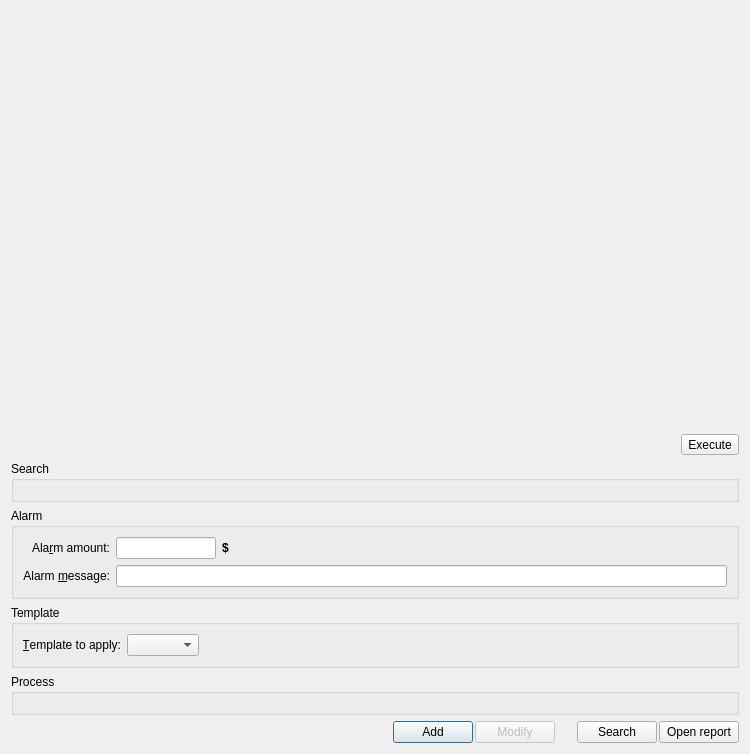
<?xml version="1.0" encoding="UTF-8"?>
<ui version="4.0">
 <author>
SPDX-FileCopyrightText: 2024 S. MANKOWSKI stephane@mankowski.fr
SPDX-FileCopyrightText: 2024 G. DE BURE support@mankowski.fr
SPDX-License-Identifier: GPL-3.0-or-later
 </author>      
 <class>skgsearchplugin_base</class>
 <widget class="QWidget" name="skgsearchplugin_base">
  <property name="geometry">
   <rect>
    <x>0</x>
    <y>0</y>
    <width>750</width>
    <height>754</height>
   </rect>
  </property>
  <layout class="QVBoxLayout" name="verticalLayout">
   <item>
    <layout class="QHBoxLayout" name="horizontalLayout_5">
     <property name="spacing">
      <number>2</number>
     </property>
     <item>
      <widget class="SKGFilteredTableView" name="kView"/>
     </item>
     <item>
      <layout class="QVBoxLayout" name="verticalLayout_3">
       <property name="spacing">
        <number>2</number>
       </property>
       <item>
        <widget class="QToolButton" name="kTopBtn">
         <property name="autoRaise">
          <bool>true</bool>
         </property>
        </widget>
       </item>
       <item>
        <widget class="QToolButton" name="kUpBtn">
         <property name="autoRaise">
          <bool>true</bool>
         </property>
        </widget>
       </item>
       <item>
        <widget class="QToolButton" name="kDownBtn">
         <property name="autoRaise">
          <bool>true</bool>
         </property>
        </widget>
       </item>
       <item>
        <widget class="QToolButton" name="kBottomBtn">
         <property name="autoRaise">
          <bool>true</bool>
         </property>
        </widget>
       </item>
       <item>
        <spacer name="verticalSpacer_3">
         <property name="orientation">
          <enum>Qt::Vertical</enum>
         </property>
         <property name="sizeHint" stdset="0">
          <size>
           <width>20</width>
           <height>40</height>
          </size>
         </property>
        </spacer>
       </item>
      </layout>
     </item>
    </layout>
   </item>
   <item>
    <layout class="QHBoxLayout" name="horizontalLayout_2">
     <property name="spacing">
      <number>2</number>
     </property>
     <item>
      <widget class="QLabel" name="kQueryInfo">
       <property name="text">
        <string/>
       </property>
       <property name="alignment">
        <set>Qt::AlignRight|Qt::AlignTrailing|Qt::AlignVCenter</set>
       </property>
      </widget>
     </item>
     <item>
      <widget class="QToolButton" name="kApply">
       <property name="sizePolicy">
        <sizepolicy hsizetype="Fixed" vsizetype="Preferred">
         <horstretch>0</horstretch>
         <verstretch>0</verstretch>
        </sizepolicy>
       </property>
       <property name="toolTip">
        <string>Apply processes</string>
       </property>
       <property name="statusTip">
        <string>Apply processes</string>
       </property>
       <property name="text">
        <string>Execute</string>
       </property>
       <property name="toolButtonStyle">
        <enum>Qt::ToolButtonTextBesideIcon</enum>
       </property>
      </widget>
     </item>
    </layout>
   </item>
   <item>
    <widget class="QGroupBox" name="kQueryGrp">
     <property name="title">
      <string>Search</string>
     </property>
     <layout class="QVBoxLayout" name="verticalLayout_4">
      <item>
       <widget class="SKGQueryCreator" name="kQueryCreator">
        <property name="statusTip">
         <string>Allow search definition</string>
        </property>
       </widget>
      </item>
     </layout>
    </widget>
   </item>
   <item>
    <widget class="QGroupBox" name="kAlarmFrm">
     <property name="title">
      <string>Alarm</string>
     </property>
     <layout class="QGridLayout" name="gridLayout">
      <item row="1" column="0">
       <widget class="QLabel" name="kAlarmLbl">
        <property name="sizePolicy">
         <sizepolicy hsizetype="Minimum" vsizetype="Preferred">
          <horstretch>0</horstretch>
          <verstretch>0</verstretch>
         </sizepolicy>
        </property>
        <property name="text">
         <string>Ala&amp;rm amount:</string>
        </property>
        <property name="alignment">
         <set>Qt::AlignRight|Qt::AlignTrailing|Qt::AlignVCenter</set>
        </property>
        <property name="buddy">
         <cstring>kAlarmAmount</cstring>
        </property>
       </widget>
      </item>
      <item row="3" column="0">
       <widget class="QLabel" name="kAlarmMessageLbl">
        <property name="text">
         <string>Alarm &amp;message:</string>
        </property>
        <property name="alignment">
         <set>Qt::AlignRight|Qt::AlignTrailing|Qt::AlignVCenter</set>
        </property>
        <property name="buddy">
         <cstring>kAlarmMessage</cstring>
        </property>
       </widget>
      </item>
      <item row="3" column="1" colspan="3">
       <widget class="QLineEdit" name="kAlarmMessage"/>
      </item>
      <item row="1" column="2">
       <widget class="QLabel" name="kAlarmUnit">
        <property name="sizePolicy">
         <sizepolicy hsizetype="Minimum" vsizetype="Preferred">
          <horstretch>0</horstretch>
          <verstretch>0</verstretch>
         </sizepolicy>
        </property>
        <property name="font">
         <font>
          <weight>75</weight>
          <bold>true</bold>
         </font>
        </property>
        <property name="text">
         <string>$</string>
        </property>
       </widget>
      </item>
      <item row="1" column="1">
       <widget class="SKGCalculatorEdit" name="kAlarmAmount">
        <property name="minimumSize">
         <size>
          <width>50</width>
          <height>0</height>
         </size>
        </property>
        <property name="maximumSize">
         <size>
          <width>100</width>
          <height>16777215</height>
         </size>
        </property>
        <property name="toolTip">
         <string>Amount triggering the alarm</string>
        </property>
        <property name="statusTip">
         <string>Amount triggering the alarm</string>
        </property>
        <property name="mode">
         <enum>SKGCalculatorEdit::EXPRESSION</enum>
        </property>
       </widget>
      </item>
      <item row="1" column="3">
       <spacer name="horizontalSpacer">
        <property name="orientation">
         <enum>Qt::Horizontal</enum>
        </property>
        <property name="sizeHint" stdset="0">
         <size>
          <width>40</width>
          <height>20</height>
         </size>
        </property>
       </spacer>
      </item>
     </layout>
    </widget>
   </item>
   <item>
    <widget class="QGroupBox" name="kTemplateFrm">
     <property name="title">
      <string>Template</string>
     </property>
     <layout class="QGridLayout" name="gridLayout_2">
      <item row="1" column="2">
       <spacer name="horizontalSpacer_2">
        <property name="orientation">
         <enum>Qt::Horizontal</enum>
        </property>
        <property name="sizeHint" stdset="0">
         <size>
          <width>40</width>
          <height>20</height>
         </size>
        </property>
       </spacer>
      </item>
      <item row="1" column="1">
       <widget class="SKGComboBox" name="kTemplate">
        <property name="toolTip">
         <string>The template to apply on all transactions matching the condition</string>
        </property>
        <property name="statusTip">
         <string>The template to apply on all transactions matching the condition</string>
        </property>
        <property name="sizeAdjustPolicy">
         <enum>QComboBox::AdjustToContents</enum>
        </property>
       </widget>
      </item>
      <item row="1" column="0">
       <widget class="QLabel" name="kAlarmLbl_2">
        <property name="sizePolicy">
         <sizepolicy hsizetype="Minimum" vsizetype="Preferred">
          <horstretch>0</horstretch>
          <verstretch>0</verstretch>
         </sizepolicy>
        </property>
        <property name="text">
         <string>&amp;Template to apply:</string>
        </property>
        <property name="alignment">
         <set>Qt::AlignRight|Qt::AlignTrailing|Qt::AlignVCenter</set>
        </property>
        <property name="buddy">
         <cstring>kTemplate</cstring>
        </property>
       </widget>
      </item>
     </layout>
    </widget>
   </item>
   <item>
    <widget class="QGroupBox" name="kActionGrp">
     <property name="title">
      <string>Process</string>
     </property>
     <layout class="QVBoxLayout" name="verticalLayout_6">
      <item>
       <widget class="SKGQueryCreator" name="kActionCreator">
        <property name="statusTip">
         <string>Allow process definition</string>
        </property>
       </widget>
      </item>
     </layout>
    </widget>
   </item>
   <item>
    <layout class="QHBoxLayout" name="horizontalLayout_12">
     <property name="spacing">
      <number>2</number>
     </property>
     <item>
      <widget class="SKGWidgetSelector" name="kWidgetSelector"/>
     </item>
     <item>
      <widget class="QFrame" name="kBtnFrm">
       <property name="frameShadow">
        <enum>QFrame::Raised</enum>
       </property>
       <layout class="QHBoxLayout" name="_2">
        <property name="spacing">
         <number>2</number>
        </property>
        <property name="leftMargin">
         <number>0</number>
        </property>
        <property name="topMargin">
         <number>0</number>
        </property>
        <property name="rightMargin">
         <number>0</number>
        </property>
        <property name="bottomMargin">
         <number>0</number>
        </property>
        <item>
         <spacer name="verticalSpacer">
          <property name="orientation">
           <enum>Qt::Vertical</enum>
          </property>
          <property name="sizeType">
           <enum>QSizePolicy::Maximum</enum>
          </property>
          <property name="sizeHint" stdset="0">
           <size>
            <width>20</width>
            <height>0</height>
           </size>
          </property>
         </spacer>
        </item>
        <item>
         <widget class="QPushButton" name="kAdd">
          <property name="toolTip">
           <string>Add a search or a process (Ctrl+Enter)</string>
          </property>
          <property name="statusTip">
           <string>Add a search or a process (Ctrl+Enter)</string>
          </property>
          <property name="text">
           <string>Add</string>
          </property>
          <property name="autoDefault">
           <bool>true</bool>
          </property>
          <property name="default">
           <bool>true</bool>
          </property>
         </widget>
        </item>
        <item>
         <widget class="QPushButton" name="kUpdate">
          <property name="enabled">
           <bool>false</bool>
          </property>
          <property name="toolTip">
           <string>Update selected search or process (Shift+Enter)</string>
          </property>
          <property name="statusTip">
           <string>Update selected search or process (Shift+Enter)</string>
          </property>
          <property name="text">
           <string>Modify</string>
          </property>
         </widget>
        </item>
        <item>
         <spacer name="horizontalSpacer_3">
          <property name="orientation">
           <enum>Qt::Horizontal</enum>
          </property>
          <property name="sizeType">
           <enum>QSizePolicy::Fixed</enum>
          </property>
          <property name="sizeHint" stdset="0">
           <size>
            <width>20</width>
            <height>20</height>
           </size>
          </property>
         </spacer>
        </item>
        <item>
         <widget class="QPushButton" name="kSearch">
          <property name="toolTip">
           <string>Search without creating rule</string>
          </property>
          <property name="statusTip">
           <string>Search without creating rule</string>
          </property>
          <property name="text">
           <string>Search</string>
          </property>
         </widget>
        </item>
        <item>
         <widget class="QPushButton" name="kOpenReport">
          <property name="toolTip">
           <string>Open report without creating rule</string>
          </property>
          <property name="statusTip">
           <string>Open report without creating rule</string>
          </property>
          <property name="text">
           <string>Open report</string>
          </property>
         </widget>
        </item>
       </layout>
      </widget>
     </item>
    </layout>
   </item>
  </layout>
 </widget>
 <customwidgets>
  <customwidget>
   <class>SKGQueryCreator</class>
   <extends>QWidget</extends>
   <header>skgquerycreator.h</header>
  </customwidget>
  <customwidget>
   <class>SKGCalculatorEdit</class>
   <extends>QLineEdit</extends>
   <header>skgcalculatoredit.h</header>
  </customwidget>
  <customwidget>
   <class>SKGComboBox</class>
   <extends>QComboBox</extends>
   <header>skgcombobox.h</header>
  </customwidget>
  <customwidget>
   <class>SKGFilteredTableView</class>
   <extends>QWidget</extends>
   <header>skgfilteredtableview.h</header>
   <container>1</container>
  </customwidget>
  <customwidget>
   <class>SKGWidgetSelector</class>
   <extends>QWidget</extends>
   <header>skgwidgetselector.h</header>
  </customwidget>
 </customwidgets>
 <tabstops>
  <tabstop>kTopBtn</tabstop>
  <tabstop>kUpBtn</tabstop>
  <tabstop>kDownBtn</tabstop>
  <tabstop>kBottomBtn</tabstop>
  <tabstop>kApply</tabstop>
  <tabstop>kAlarmAmount</tabstop>
  <tabstop>kAlarmMessage</tabstop>
  <tabstop>kTemplate</tabstop>
  <tabstop>kAdd</tabstop>
  <tabstop>kUpdate</tabstop>
  <tabstop>kSearch</tabstop>
  <tabstop>kOpenReport</tabstop>
 </tabstops>
 <resources/>
 <connections/>
 <slots>
  <slot>onEditorModified()</slot>
  <slot>onAddRule()</slot>
  <slot>onModifyRule()</slot>
  <slot>onApply()</slot>
  <slot>onTop()</slot>
  <slot>onUp()</slot>
  <slot>onDown()</slot>
  <slot>onBottom()</slot>
  <slot>onAttributeChanged()</slot>
  <slot>onDoubleClick()</slot>
  <slot>onBtnModeClicked()</slot>
  <slot>cleanEditor()</slot>
  <slot>onActionTypeChanged()</slot>
  <slot>onOpen()</slot>
 </slots>
</ui>
